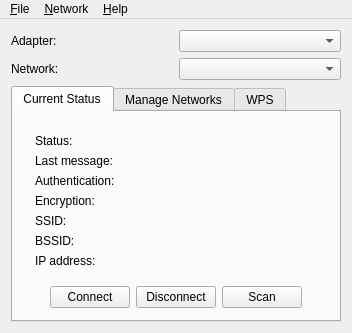
<ui version="4.0" >
 <class>WpaGui</class>
 <widget class="QMainWindow" name="WpaGui" >
  <property name="geometry" >
   <rect>
    <x>0</x>
    <y>0</y>
    <width>345</width>
    <height>330</height>
   </rect>
  </property>
  <property name="windowTitle" >
   <string>wpa_gui</string>
  </property>
  <property name="windowIcon" >
   <iconset resource="icons.qrc" >
    <normaloff>:/icons/wpa_gui.svg</normaloff>:/icons/wpa_gui.svg</iconset>
  </property>
  <widget class="QWidget" name="widget" >
   <layout class="QGridLayout" >
    <item row="0" column="0" >
     <widget class="QLabel" name="adapterLabel" >
      <property name="text" >
       <string>Adapter:</string>
      </property>
     </widget>
    </item>
    <item row="0" column="1" >
     <widget class="QComboBox" name="adapterSelect" />
    </item>
    <item row="1" column="0" >
     <widget class="QLabel" name="networkLabel" >
      <property name="text" >
       <string>Network:</string>
      </property>
     </widget>
    </item>
    <item row="1" column="1" >
     <widget class="QComboBox" name="networkSelect" />
    </item>
    <item row="2" column="0" colspan="2" >
     <widget class="QTabWidget" name="wpaguiTab" >
      <property name="currentIndex" >
       <number>0</number>
      </property>
      <widget class="QWidget" name="statusTab" >
       <attribute name="title" >
        <string>Current Status</string>
       </attribute>
       <layout class="QGridLayout" >
        <item row="0" column="0" colspan="5" >
         <widget class="QFrame" name="frame3" >
          <property name="frameShape" >
           <enum>QFrame::NoFrame</enum>
          </property>
          <property name="frameShadow" >
           <enum>QFrame::Plain</enum>
          </property>
          <layout class="QGridLayout" >
           <item row="0" column="0" >
            <widget class="QLabel" name="statusLabel" >
             <property name="text" >
              <string>Status:</string>
             </property>
            </widget>
           </item>
           <item row="1" column="0" >
            <widget class="QLabel" name="lastMessageLabel" >
             <property name="text" >
              <string>Last message:</string>
             </property>
            </widget>
           </item>
           <item row="2" column="0" >
            <widget class="QLabel" name="authenticationLabel" >
             <property name="text" >
              <string>Authentication:</string>
             </property>
            </widget>
           </item>
           <item row="3" column="0" >
            <widget class="QLabel" name="encryptionLabel" >
             <property name="text" >
              <string>Encryption:</string>
             </property>
            </widget>
           </item>
           <item row="4" column="0" >
            <widget class="QLabel" name="ssidLabel" >
             <property name="text" >
              <string>SSID:</string>
             </property>
            </widget>
           </item>
           <item row="5" column="0" >
            <widget class="QLabel" name="bssidLabel" >
             <property name="text" >
              <string>BSSID:</string>
             </property>
            </widget>
           </item>
           <item row="6" column="0" >
            <widget class="QLabel" name="ipAddressLabel" >
             <property name="text" >
              <string>IP address:</string>
             </property>
            </widget>
           </item>
           <item row="0" column="1" >
            <widget class="QLabel" name="textStatus" >
             <property name="text" >
              <string/>
             </property>
            </widget>
           </item>
           <item row="1" column="1" colspan="3" >
            <widget class="QLabel" name="textLastMessage" >
             <property name="text" >
              <string/>
             </property>
            </widget>
           </item>
           <item row="2" column="1" >
            <widget class="QLabel" name="textAuthentication" >
             <property name="text" >
              <string/>
             </property>
            </widget>
           </item>
           <item row="3" column="1" >
            <widget class="QLabel" name="textEncryption" >
             <property name="text" >
              <string/>
             </property>
            </widget>
           </item>
           <item row="4" column="1" >
            <widget class="QLabel" name="textSsid" >
             <property name="text" >
              <string/>
             </property>
            </widget>
           </item>
           <item row="5" column="1" >
            <widget class="QLabel" name="textBssid" >
             <property name="text" >
              <string/>
             </property>
            </widget>
           </item>
           <item row="6" column="1" >
            <widget class="QLabel" name="textIpAddress" >
             <property name="text" >
              <string/>
             </property>
            </widget>
           </item>
          </layout>
         </widget>
        </item>
        <item row="1" column="0" >
         <spacer>
          <property name="orientation" >
           <enum>Qt::Vertical</enum>
          </property>
          <property name="sizeHint" >
           <size>
            <width>20</width>
            <height>40</height>
           </size>
          </property>
         </spacer>
        </item>
        <item row="1" column="1" >
         <widget class="QPushButton" name="connectButton" >
          <property name="text" >
           <string>Connect</string>
          </property>
         </widget>
        </item>
        <item row="1" column="2" >
         <widget class="QPushButton" name="disconnectButton" >
          <property name="text" >
           <string>Disconnect</string>
          </property>
         </widget>
        </item>
        <item row="1" column="3" >
         <widget class="QPushButton" name="scanButton" >
          <property name="text" >
           <string>Scan</string>
          </property>
         </widget>
        </item>
        <item row="1" column="4" >
         <spacer>
          <property name="orientation" >
           <enum>Qt::Vertical</enum>
          </property>
          <property name="sizeHint" >
           <size>
            <width>20</width>
            <height>40</height>
           </size>
          </property>
         </spacer>
        </item>
       </layout>
      </widget>
      <widget class="QWidget" name="networkconfigTab" >
       <attribute name="title" >
        <string>Manage Networks</string>
       </attribute>
       <layout class="QGridLayout" >
        <item row="0" column="0" colspan="5" >
         <widget class="QListWidget" name="networkList" >
          <property name="selectionRectVisible" >
           <bool>true</bool>
          </property>
         </widget>
        </item>
        <item rowspan="2" row="1" column="0" >
         <spacer>
          <property name="orientation" >
           <enum>Qt::Vertical</enum>
          </property>
          <property name="sizeHint" >
           <size>
            <width>20</width>
            <height>61</height>
           </size>
          </property>
         </spacer>
        </item>
        <item row="1" column="1" >
         <widget class="QRadioButton" name="enableRadioButton" >
          <property name="text" >
           <string>Enabled</string>
          </property>
         </widget>
        </item>
        <item row="1" column="2" >
         <widget class="QPushButton" name="editNetworkButton" >
          <property name="text" >
           <string>Edit</string>
          </property>
         </widget>
        </item>
        <item row="1" column="3" >
         <widget class="QPushButton" name="removeNetworkButton" >
          <property name="text" >
           <string>Remove</string>
          </property>
         </widget>
        </item>
        <item rowspan="2" row="1" column="4" >
         <spacer>
          <property name="orientation" >
           <enum>Qt::Vertical</enum>
          </property>
          <property name="sizeHint" >
           <size>
            <width>20</width>
            <height>61</height>
           </size>
          </property>
         </spacer>
        </item>
        <item row="2" column="1" >
         <widget class="QRadioButton" name="disableRadioButton" >
          <property name="text" >
           <string>Disabled</string>
          </property>
         </widget>
        </item>
        <item row="2" column="2" >
         <widget class="QPushButton" name="addNetworkButton" >
          <property name="text" >
           <string>Add</string>
          </property>
         </widget>
        </item>
        <item row="2" column="3" >
         <widget class="QPushButton" name="scanNetworkButton" >
          <property name="text" >
           <string>Scan</string>
          </property>
         </widget>
        </item>
       </layout>
      </widget>
      <widget class="QWidget" name="wpsTab" >
       <attribute name="title" >
        <string>WPS</string>
       </attribute>
       <layout class="QGridLayout" name="gridLayout" >
        <item row="0" column="0" >
         <widget class="QLabel" name="label_2" >
          <property name="text" >
           <string>Status:</string>
          </property>
         </widget>
        </item>
        <item row="0" column="1" colspan="3" >
         <widget class="QLabel" name="wpsStatusText" >
          <property name="text" >
           <string/>
          </property>
         </widget>
        </item>
        <item row="1" column="0" colspan="2" >
         <widget class="QPushButton" name="wpsPbcButton" >
          <property name="text" >
           <string>PBC - push button</string>
          </property>
         </widget>
        </item>
        <item row="2" column="0" colspan="2" >
         <widget class="QPushButton" name="wpsPinButton" >
          <property name="text" >
           <string>Generate PIN</string>
          </property>
         </widget>
        </item>
        <item row="2" column="2" >
         <widget class="QLabel" name="label" >
          <property name="text" >
           <string>PIN:</string>
          </property>
         </widget>
        </item>
        <item row="2" column="3" >
         <widget class="QLineEdit" name="wpsPinEdit" >
          <property name="enabled" >
           <bool>false</bool>
          </property>
          <property name="readOnly" >
           <bool>true</bool>
          </property>
         </widget>
        </item>
        <item row="3" column="0" colspan="2" >
         <widget class="QPushButton" name="wpsApPinButton" >
          <property name="enabled" >
           <bool>false</bool>
          </property>
          <property name="text" >
           <string>Use AP PIN</string>
          </property>
         </widget>
        </item>
        <item row="3" column="2" >
         <widget class="QLabel" name="label_3" >
          <property name="text" >
           <string>AP PIN:</string>
          </property>
         </widget>
        </item>
        <item row="3" column="3" >
         <widget class="QLineEdit" name="wpsApPinEdit" >
          <property name="enabled" >
           <bool>false</bool>
          </property>
         </widget>
        </item>
        <item row="4" column="0" colspan="4" >
         <widget class="QTextEdit" name="wpsInstructions" >
          <property name="readOnly" >
           <bool>true</bool>
          </property>
         </widget>
        </item>
       </layout>
      </widget>
     </widget>
    </item>
   </layout>
  </widget>
  <widget class="QMenuBar" name="MenuBar" >
   <property name="geometry" >
    <rect>
     <x>0</x>
     <y>0</y>
     <width>345</width>
     <height>24</height>
    </rect>
   </property>
   <widget class="QMenu" name="fileMenu" >
    <property name="title" >
     <string>&amp;File</string>
    </property>
    <addaction name="fileEventHistoryAction" />
    <addaction name="fileSaveConfigAction" />
    <addaction name="actionWPS" />
    <addaction name="separator" />
    <addaction name="fileExitAction" />
   </widget>
   <widget class="QMenu" name="networkMenu" >
    <property name="title" >
     <string>&amp;Network</string>
    </property>
    <addaction name="networkAddAction" />
    <addaction name="networkEditAction" />
    <addaction name="networkRemoveAction" />
    <addaction name="separator" />
    <addaction name="networkEnableAllAction" />
    <addaction name="networkDisableAllAction" />
    <addaction name="networkRemoveAllAction" />
   </widget>
   <widget class="QMenu" name="helpMenu" >
    <property name="title" >
     <string>&amp;Help</string>
    </property>
    <addaction name="helpContentsAction" />
    <addaction name="helpIndexAction" />
    <addaction name="separator" />
    <addaction name="helpAboutAction" />
   </widget>
   <addaction name="fileMenu" />
   <addaction name="networkMenu" />
   <addaction name="helpMenu" />
  </widget>
  <action name="fileEventHistoryAction" >
   <property name="text" >
    <string>Event &amp;History</string>
   </property>
  </action>
  <action name="fileSaveConfigAction" >
   <property name="text" >
    <string>&amp;Save Configuration</string>
   </property>
   <property name="shortcut" >
    <string>Ctrl+S</string>
   </property>
  </action>
  <action name="fileExitAction" >
   <property name="text" >
    <string>E&amp;xit</string>
   </property>
   <property name="shortcut" >
    <string>Ctrl+Q</string>
   </property>
  </action>
  <action name="networkAddAction" >
   <property name="text" >
    <string>&amp;Add</string>
   </property>
  </action>
  <action name="networkEditAction" >
   <property name="text" >
    <string>&amp;Edit</string>
   </property>
  </action>
  <action name="networkRemoveAction" >
   <property name="text" >
    <string>&amp;Remove</string>
   </property>
  </action>
  <action name="networkEnableAllAction" >
   <property name="text" >
    <string>E&amp;nable All</string>
   </property>
  </action>
  <action name="networkDisableAllAction" >
   <property name="text" >
    <string>&amp;Disable All</string>
   </property>
  </action>
  <action name="networkRemoveAllAction" >
   <property name="text" >
    <string>Re&amp;move All</string>
   </property>
  </action>
  <action name="helpContentsAction" >
   <property name="enabled" >
    <bool>false</bool>
   </property>
   <property name="text" >
    <string>&amp;Contents...</string>
   </property>
  </action>
  <action name="helpIndexAction" >
   <property name="enabled" >
    <bool>false</bool>
   </property>
   <property name="text" >
    <string>&amp;Index...</string>
   </property>
  </action>
  <action name="helpAboutAction" >
   <property name="text" >
    <string>&amp;About</string>
   </property>
  </action>
  <action name="actionWPS" >
   <property name="enabled" >
    <bool>false</bool>
   </property>
   <property name="text" >
    <string>&amp;Wi-Fi Protected Setup</string>
   </property>
  </action>
 </widget>
 <layoutdefault spacing="6" margin="11" />
 <pixmapfunction></pixmapfunction>
 <includes>
  <include location="global" >qtimer.h</include>
  <include location="global" >qsocketnotifier.h</include>
  <include location="local" >wpamsg.h</include>
  <include location="local" >eventhistory.h</include>
  <include location="local" >scanresults.h</include>
 </includes>
 <resources>
  <include location="icons.qrc" />
 </resources>
 <connections/>
</ui>
